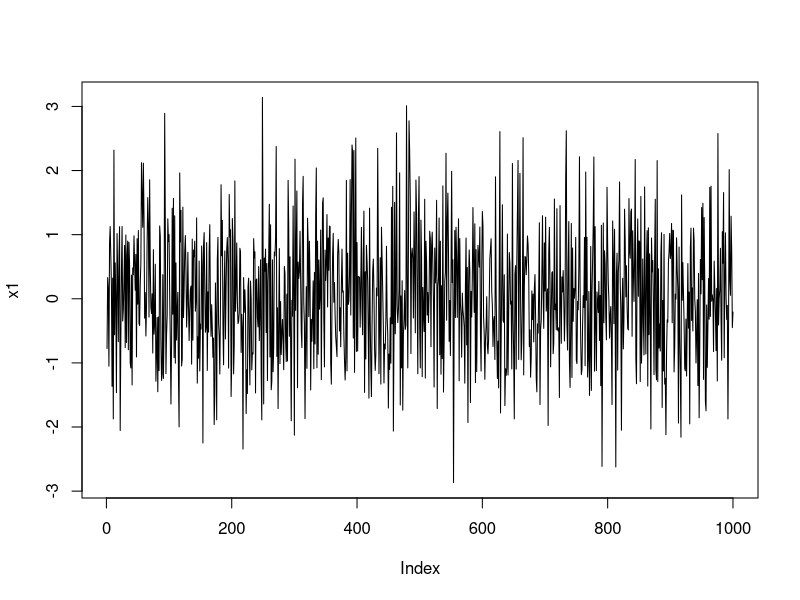
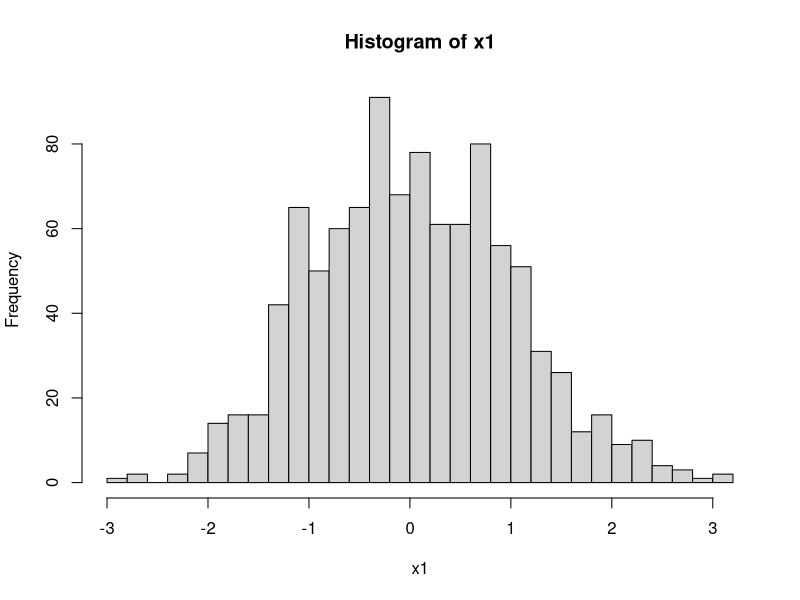
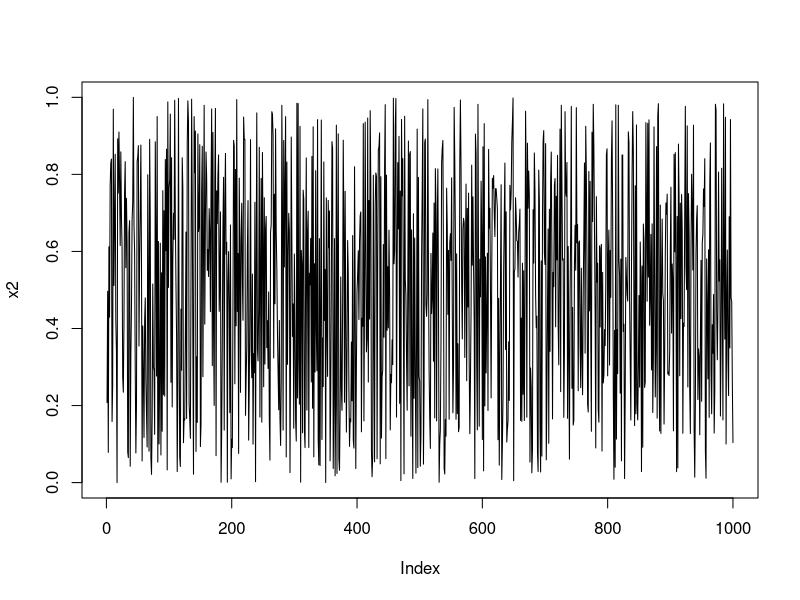
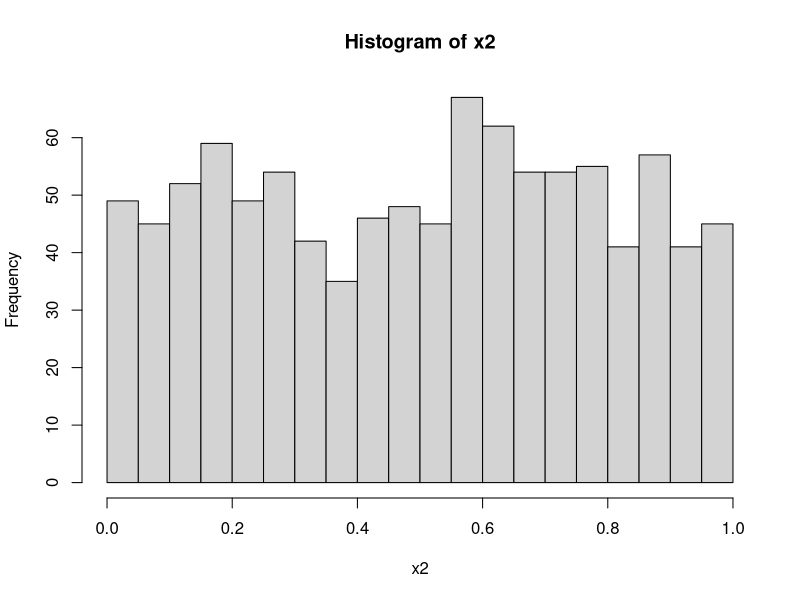
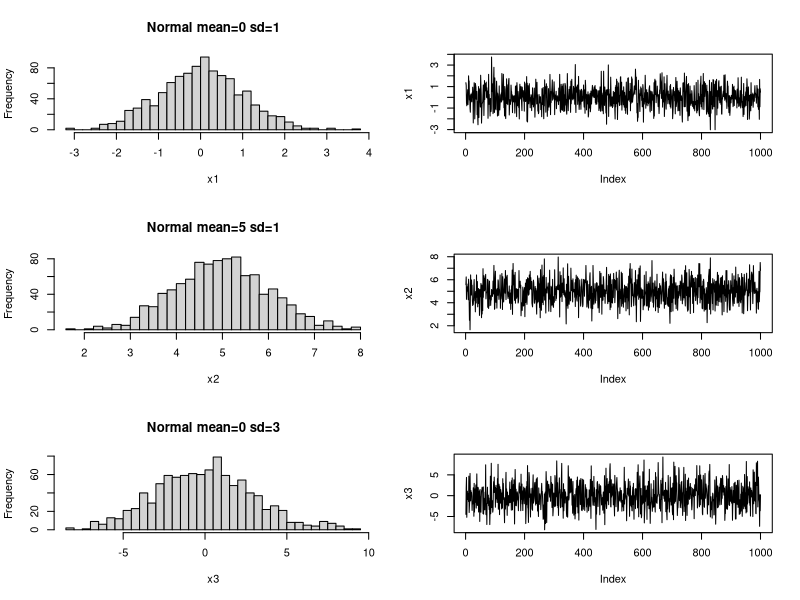
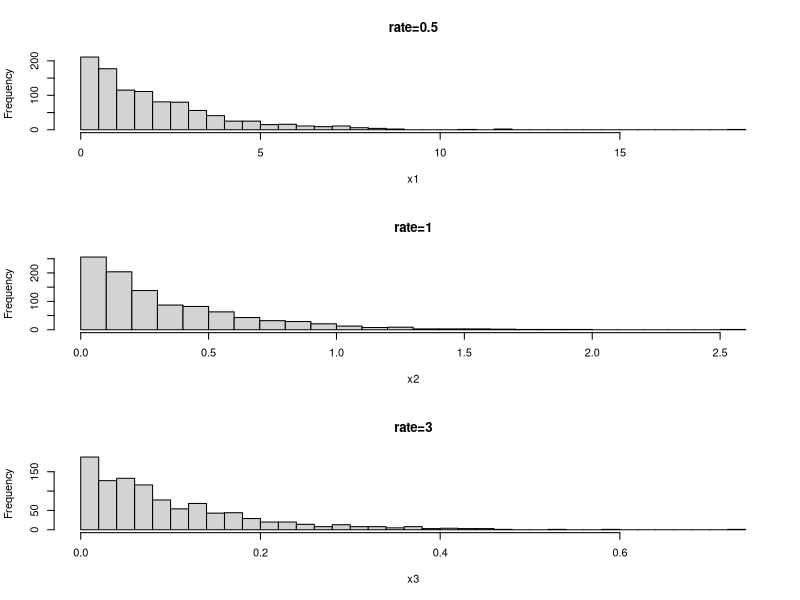
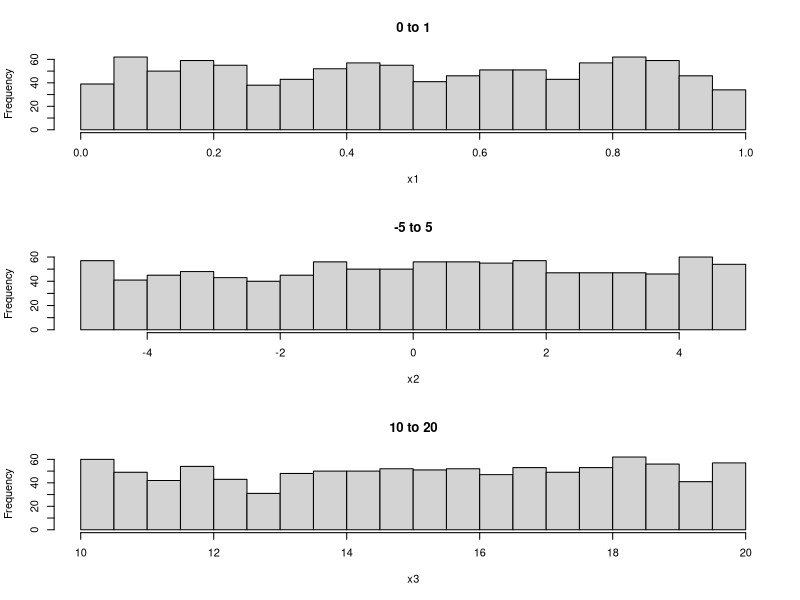
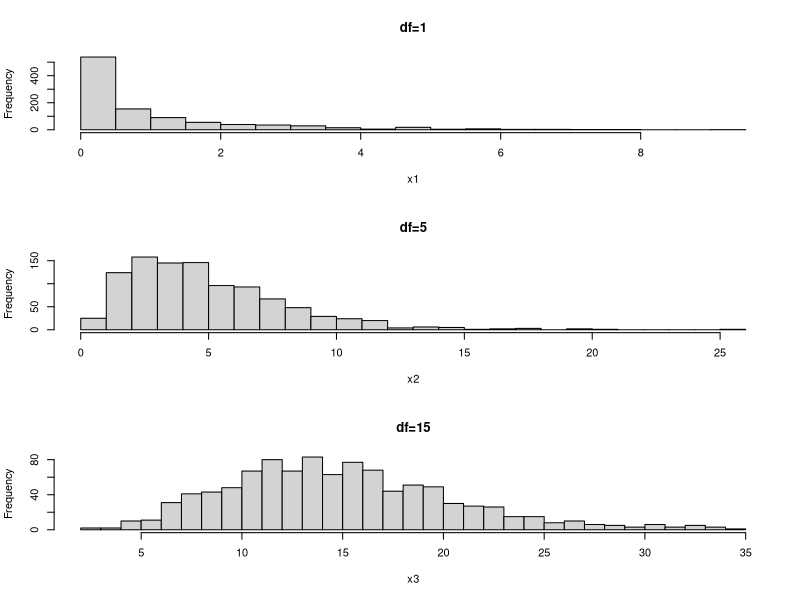

These figures' R source, in order:
## ---- chunk 1
knitr::opts_chunk$set(echo = TRUE, message = FALSE, warning = FALSE)
library(forecast)
## ---- chunk 2
n <- 1000

x1 <- rnorm(n, mean = 0, sd = 1)
x2 <- runif(n, min = 0, max = 1)
x3 <- rexp(n, rate = 2)
x4 <- rchisq(n, df = 3)
x5 <- rpois(n, lambda = 4)
x6 <- rt(n, df = 5)

plot(x1, type="l")
hist(x1, 30)

plot(x2, type="l")
hist(x2, 30)
## ---- chunk 3
n <- 1000

x1 <- rnorm(n, mean = 0, sd = 1)
x2 <- rnorm(n, mean = 5, sd = 1)
x3 <- rnorm(n, mean = 0, sd = 3)

par(mfrow=c(3,2))

hist(x1, 30, main="Normal mean=0 sd=1")
plot(x1, type="l")

hist(x2, 30, main="Normal mean=5 sd=1")
plot(x2, type="l")

hist(x3, 30, main="Normal mean=0 sd=3")
plot(x3, type="l")
## ---- chunk 4
x1 <- rexp(n, rate=0.5)
x2 <- rexp(n, rate=3)
x3 <- rexp(n, rate=10)

par(mfrow=c(3,1))

hist(x1, 30, main="rate=0.5")
hist(x2, 30, main="rate=1")
hist(x3, 30, main="rate=3")
## ---- chunk 5
x1 <- runif(n, min=0, max=1)
x2 <- runif(n, min=-5, max=5)
x3 <- runif(n, min=10, max=20)

par(mfrow=c(3,1))

hist(x1, 30, main="0 to 1")
hist(x2, 30, main="-5 to 5")
hist(x3, 30, main="10 to 20")
## ---- chunk 6
x1 <- rchisq(n, df=1)
x2 <- rchisq(n, df=5)
x3 <- rchisq(n, df=15)

par(mfrow=c(3,1))

hist(x1, 30, main="df=1")
hist(x2, 30, main="df=5")
hist(x3, 30, main="df=15")
## ---- chunk 7
x1 <- rpois(n, lambda=1)
x2 <- rpois(n, lambda=5)
x3 <- rpois(n, lambda=15)

par(mfrow=c(3,1))

hist(x1, 30, main="lambda=1")
hist(x2, 30, main="lambda=5")
hist(x3, 30, main="lambda=15")
## ---- chunk 8
x1 <- rt(n, df=1)
x2 <- rt(n, df=5)
x3 <- rt(n, df=30)

par(mfrow=c(3,1))

hist(x1, 30, main="df=1")
hist(x2, 30, main="df=5")
hist(x3, 30, main="df=30")
## ---- chunk 9
n <- 1000
k <- 30
x <- rexp(n, rate=2)
plot(x, type="l")
hist(x, k)
## ---- chunk 10
help("Distributions")
## ---- chunk 11
?rexp
?rnorm
## ---- chunk 12
h <- 1
Box.test (x, lag=h, type="Ljung")
## ---- chunk 13
n <- 10000
k <- 3
x <- rt(n, df=k)
plot(x, type="l")
Box.test(x, lag=1, type="Ljung")
## ---- chunk 14
for(h in 1:log(n)){
  print(Box.test(x, lag=h, type="Ljung"))
}
## ---- chunk 15
n <- 10000
rw <- cumsum(rnorm(n))
plot(rw, type="l")
Box.test(rw, lag=log(n), type="Ljung")
## ---- chunk 16
rw <- cumsum(rnorm(n))
for(h in 1:log(n)){
  print(Box.test(rw, lag=h, type="Ljung"))
}
## ---- chunk 17
n <- 100
x <- rnorm(n)
plot(x,
     main = "IID noise of length 100",
     sub = "n = 100",
     xlab = "Time",
     ylab = "Noise")

a <- 0.1
y <- HoltWinters(x,alpha=a,beta=F,gamma=F)
plot(y, main = "Holt-Winters filtering (a = 0.1)")
## ---- chunk 18
hw_noise_plots <- function(n){

  set.seed(123) # we fix the seed so that we have the same noise each time we run the code
  
  # generate IID noise
  x <- rnorm(n)

  # alpha values
  alphas <- c(0.01, 0.1, 0.2, 0.5, 0.8, 0.9)

  # layout
  par(
  mfrow = c(2,3),
  oma = c(0,0,3,0),   # outer margin for global title
  mar = c(4,4,2,1)    # bottom, left, top, right margins
  )

  # loop over alphas
  for(a in alphas){

    y <- HoltWinters(x, alpha = a, beta = FALSE, gamma = FALSE)

    plot(y, main = paste("a =", a))
  }

  # global title
  mtext(paste("Holt-Winters filtering with n =", n),
        outer = TRUE, cex = 1.3)
}
## ---- chunk 19
hw_noise_plots_n_high <- function(n,x){

  set.seed(123)
  x <- rnorm(n)

  alphas <- c(0.01, 0.1, 0.2, 0.5, 0.8, 0.9)

  par(
  mfrow = c(2,3),
  oma = c(0,0,3,0),   # outer margin for global title
  mar = c(4,4,2,1)    # bottom, left, top, right margins
  )

  for(a in alphas){

    y <- HoltWinters(x, alpha=a, beta=FALSE, gamma=FALSE)
    ylim <- range(x) # to fix same y-scale in the plot

    # plot noise
    plot(x,
         ylim = ylim,
         type="l",
         col="grey",
         main=paste("alpha =", a),
         xlab="Time",
         ylab="Value")

    # add smoothed signal
    lines(y$fitted[,1], col="red", lwd=2)
  }

  mtext(paste("Holt-Winters filtering with n =", n),
        outer=TRUE, cex=1.3)
}
## ---- chunk 20
# n = 10, a varies between 0 and 1
hw_noise_plots(10)

# n = 50, a varies between 0 and 1
hw_noise_plots(50)

# n = 100, a varies between 0 and 1
hw_noise_plots(100) 

# n = 200, a varies between 0 and 1
hw_noise_plots_n_high(200) # I use the function to plot the original series in grey so that I can clearly see the red filtered signal on top of it

# n = 300, a varies between 0 and 1
hw_noise_plots_n_high(300) 

# n = 500, a varies between 0 and 1
hw_noise_plots_n_high(500) 

# n = 1000, a varies between 0 and 1
hw_noise_plots_n_high(1000) 
## ---- chunk 21

# Uniform noise between -1 and 1

# First define the function to plot for varying values of "a"
hw_noise_plots_uniform <- function(n){

  set.seed(123)
  x <- runif(n, min = -1, max = 1)

  alphas <- c(0.01, 0.1, 0.2, 0.5, 0.8, 0.9)

  par(
  mfrow = c(2,3),
  oma = c(0,0,3,0),   # outer margin for global title
  mar = c(4,4,2,1)    # bottom, left, top, right margins
  )

  for(a in alphas){

    y <- HoltWinters(x, alpha=a, beta=FALSE, gamma=FALSE)
    ylim <- range(x) # to fix same y-scale in the plot
    # plot noise
    plot(x,
         type="l",
         ylim = ylim,
         col="grey",
         main=paste("alpha =", a),
         xlab="Time",
         ylab="Value")

    # add smoothed signal
    lines(y$fitted[,1], col="red", lwd=2)
  }

  mtext(paste("Holt-Winters Uniform Noise filtering with n =", n),
        outer=TRUE, cex=1.3)
}  

## ---- chunk 22
hw_noise_plots_uniform(100) 

## ---- chunk 23

# Exponential noise (positive skewed noise)

# First define the function to plot for varying values of "a"
hw_noise_plots_exp <- function(n){

  set.seed(123)
  x <- rexp(n, rate = 1)

  alphas <- c(0.01, 0.1, 0.2, 0.5, 0.8, 0.9)

  par(
  mfrow = c(2,3),
  oma = c(0,0,3,0),   # outer margin for global title
  mar = c(4,4,2,1)    # bottom, left, top, right margins
  )

  for(a in alphas){

    y <- HoltWinters(x, alpha=a, beta=FALSE, gamma=FALSE)
    ylim <- range(x) # to fix same y-scale in the plot
    # plot noise
    plot(x,
         ylim = ylim,
         type="l",
         col="grey",
         main=paste("alpha =", a),
         xlab="Time",
         ylab="Value")

    # add smoothed signal
    lines(y$fitted[,1], col="red", lwd=2)
  }

  mtext(paste("Holt-Winters Exponential Noise filtering with n =", n),
        outer=TRUE, cex=1.3)
}  

hw_noise_plots_exp(100)
## ---- chunk 24

# Poisson noise

# First define the function to plot for varying values of "a"
hw_noise_plots_pois <- function(n){

  set.seed(123)
  x <- rpois(n, lambda = 3)

  alphas <- c(0.01, 0.1, 0.2, 0.5, 0.8, 0.9)

  par(
  mfrow = c(2,3),
  oma = c(0,0,3,0),   # outer margin for global title
  mar = c(4,4,2,1)    # bottom, left, top, right margins
  )

  for(a in alphas){

    y <- HoltWinters(x, alpha=a, beta=FALSE, gamma=FALSE)
    ylim <- range(x) # to fix same y-scale in the plot
    
    # plot noise
    plot(x,
         ylim = ylim,
         type="l",
         col="grey",
         main=paste("alpha =", a),
         xlab="Time",
         ylab="Value")
    
    # add smoothed signal
    lines(y$fitted[,1], col="red", lwd=2)
  }

  mtext(paste("Holt-Winters Poisson Noise filtering with n =", n),
        outer=TRUE, cex=1.3)
}  

hw_noise_plots_pois(100)
## ---- chunk 25

# Student-t noise

# First define the function to plot for varying values of "a"
hw_noise_plots_stud <- function(n){

  set.seed(123)
  x <- rt(n, df = 5)

  alphas <- c(0.01, 0.1, 0.2, 0.5, 0.8, 0.9)

  par(
  mfrow = c(2,3),
  oma = c(0,0,3,0),   # outer margin for global title
  mar = c(4,4,2,1)    # bottom, left, top, right margins
  )

  for(a in alphas){

    y <- HoltWinters(x, alpha=a, beta=FALSE, gamma=FALSE)
    ylim <- range(x) # to fix same y-scale in the plot
    
    # plot noise
    plot(x,
         ylim = ylim,
         type="l",
         col="grey",
         main=paste("alpha =", a),
         xlab="Time",
         ylab="Value")
    
    # add smoothed signal
    lines(y$fitted[,1], col="red", lwd=2)
  }

  mtext(paste("Holt-Winters Student-t Noise filtering with n =", n),
        outer=TRUE, cex=1.3)
}  

hw_noise_plots_stud(100)
## ---- chunk 26
x<-AirPassengers
a<-0.2
b<-0.3
c<-0.8
y<-HoltWinters(x,alpha=a,beta=b, gamma=c)
plot(y, main = "Holt-Winters filtering (AirPassengers dataset)")
## ---- chunk 27
x0<-AirPassengers
a<-0.2
b<-0.3
c<-0.8

x1 <- log(x0)
x2 <- diff(log(x0))
x3 <- diff(x0, 12)
x4 <- diff(log(x0), 12)
x5 <- diff(diff(log(x0), 12))

# Log(x)
y<-HoltWinters(x1,alpha=a,beta=b, gamma=c)
plot(y, main = "Holt-Winters filtering with log(AirPassengers)")

# For the differencing transformations, the trend and seasonality are already removed, so we will set beta and gamma FALSE

# diff(log(x))
y<-HoltWinters(x2,alpha=a,beta=F, gamma=F)
plot(y, main = "Holt-Winters filtering with diff(log(AirPassengers))")

# diff(x,12)
y<-HoltWinters(x3,alpha=a,beta=F, gamma=F)
plot(y, main = "Holt-Winters filtering with diff(AirPassengers,12)")

# diff(log(AirPassengers), 12)
y<-HoltWinters(x4,alpha=a,beta=F, gamma=F)
plot(y, main = "Holt-Winters filtering with diff(log(AirPassengers),12)")

# diff(diff(log(AirPassengers), 12)
y<-HoltWinters(x5,alpha=a,beta=F, gamma=F)
plot(y, main = "Holt-Winters filtering with diff(diff(log(AirPassengers), 12))")
## ---- chunk 28
plot_hw_transforms <- function(a, b, c) {
  
  # Series
  x1 <- AirPassengers
  x2 <- log(x1)
  x3 <- diff(log(x1))
  x4 <- diff(x1, 12)
  x5 <- diff(log(x1), 12)
  x6 <- diff(diff(log(x1), 12))
  
  # Holt-Winters fits
  y1 <- HoltWinters(x1, alpha = a, beta = b, gamma = c)
  y2 <- HoltWinters(x2, alpha = a, beta = b, gamma = c)
  y3 <- HoltWinters(x3, alpha = a, beta = b, gamma = c)
  y4 <- HoltWinters(x4, alpha = a, beta = b, gamma = c)
  y5 <- HoltWinters(x5, alpha = a, beta = b, gamma = c)
  y6 <- HoltWinters(x6, alpha = a, beta = b, gamma = c)
  
  # Shared scale for large-magnitude series
  ylim_big <- range(
    c(x1, x4, y1$fitted[,1], y4$fitted[,1]),
    na.rm = TRUE
  )
  
  # Shared scale for log-based transformed series
  ylim_small <- range(
    c(x2, x3, x5, x6,
      y2$fitted[,1], y3$fitted[,1], y5$fitted[,1], y6$fitted[,1]),
    na.rm = TRUE
  )
  
  # Layout: 2 plots on top, 4 below
  layout(matrix(c(1,2,
                  3,4,
                  5,6), nrow = 3, byrow = TRUE))
  
  par(oma = c(0, 0, 3, 0), mar = c(4, 4, 3, 1))
  
  plot_hw <- function(x, y, title, ylim) {
    plot(x, col = "grey60", main = title, ylim = ylim)
    lines(y$fitted[,1], col = "red", lwd = 2)
  }
  
  # Top row
  plot_hw(x1, y1, "AirPassengers", ylim_big)
  plot_hw(x4, y4, "diff(AirPassengers, 12)", ylim_big)
  
  # Bottom 4
  plot_hw(x2, y2, "log(AirPassengers)", ylim_small)
  plot_hw(x3, y3, "diff(log(AirPassengers))", ylim_small)
  plot_hw(x5, y5, "diff(log(AirPassengers), 12)", ylim_small)
  plot_hw(x6, y6, "diff(diff(log(AirPassengers), 12))", ylim_small)
  
  mtext(paste("a =", a, ", b =", b, ", c =", c), outer = TRUE, cex = 1.3)
}


## ---- chunk 29

# Initial values of a, b, c
plot_hw_transforms(0.2, 0.3, 0.8)

# Decrease only a (a was 0.2)
plot_hw_transforms(0.05, 0.3, 0.8)

# Decrease only b (b was 0.3)
plot_hw_transforms(0.2, 0.1, 0.8)

# Decrease only c (c was 0.8)
plot_hw_transforms(0.2, 0.3, 0.4)

# Decrease a, b, c
plot_hw_transforms(0.05, 0.1, 0.4)

# Increase only a
plot_hw_transforms(0.5, 0.3, 0.8)

# Increase only b
plot_hw_transforms(0.2, 0.6, 0.8)

# Increase only c
plot_hw_transforms(0.2, 0.3, 0.9)

# Increase a, b, c
plot_hw_transforms(0.5, 0.6, 0.9)

## ---- chunk 30
x<-AirPassengers
a<-0.3
b<-0.1
c<-0.8
y<-HoltWinters(x,alpha=a,beta=b,gamma=c)
plot(y, main = "Holt Winters filtering for AirPassengers")

z<-predict(y,n.ahead=4*12)
plot(y,z,lty=1:2, main = "Holt Winters filtering and prediction for AirPassengers")

## ---- chunk 31
x<-AirPassengers
y<-HoltWinters(x)
y$alpha
y$beta
y$gamma
plot(y)
z<-predict(y,n.ahead=4*12)
plot(y,z,lty=1:2)
## ---- chunk 32
x<-wineind
y<-HoltWinters(x)
plot(x, main = "wineind dataset")
y$alpha
y$beta
y$gamma
plot(y)
z<-predict(y,n.ahead=4*12)
plot(y,z,lty=1:2, main = "Holt-Winters filtering and prediction")
## ---- chunk 33
# Monthly atmospheric CO₂ concentration

x <- co2
y <- HoltWinters(x)

plot(x, main = "Monthly atmospheric CO2 concentration")
y$alpha
y$beta
y$gamma
plot(y)
z<-predict(y,n.ahead=4*12)
plot(y,z,lty=1:2, main = "Holt-Winters filtering and prediction")
## ---- chunk 34
# UK gas consumption

x <- UKgas
y <- HoltWinters(x)

plot(x, main = "UK gas consumption")
y$alpha
y$beta
y$gamma
plot(y)
z<-predict(y,n.ahead=4*12)
plot(y,z,lty=1:2, main = "Holt-Winters filtering and prediction")
## ---- chunk 35
# Monthly temperature - Nottingham
x <- nottem
y <- HoltWinters(x)

plot(x, main = "Monthly temperature - Nottingham")
y$alpha
y$beta
y$gamma
plot(y)
z<-predict(y,n.ahead=4*12)
plot(y,z,lty=1:2, main = "Holt-Winters filtering and prediction")
